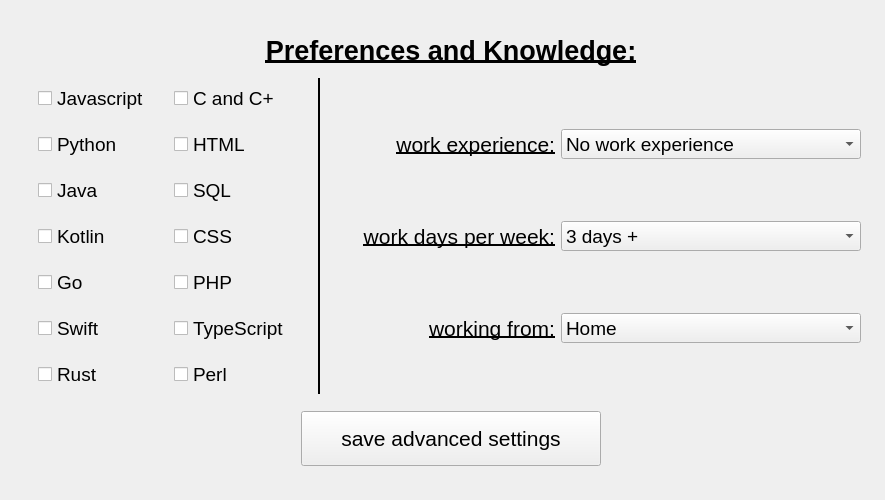
<?xml version="1.0" encoding="UTF-8"?>
<ui version="4.0">
 <class>Form</class>
 <widget class="QWidget" name="Form">
  <property name="geometry">
   <rect>
    <x>0</x>
    <y>0</y>
    <width>885</width>
    <height>500</height>
   </rect>
  </property>
  <property name="minimumSize">
   <size>
    <width>885</width>
    <height>500</height>
   </size>
  </property>
  <property name="maximumSize">
   <size>
    <width>885</width>
    <height>500</height>
   </size>
  </property>
  <property name="windowTitle">
   <string>Form</string>
  </property>
  <widget class="QWidget" name="verticalLayoutWidget">
   <property name="geometry">
    <rect>
     <x>30</x>
     <y>30</y>
     <width>842</width>
     <height>439</height>
    </rect>
   </property>
   <layout class="QVBoxLayout" name="verticalLayout">
    <property name="leftMargin">
     <number>0</number>
    </property>
    <item alignment="Qt::AlignHCenter">
     <widget class="QLabel" name="label1">
      <property name="minimumSize">
       <size>
        <width>400</width>
        <height>40</height>
       </size>
      </property>
      <property name="maximumSize">
       <size>
        <width>400</width>
        <height>40</height>
       </size>
      </property>
      <property name="font">
       <font>
        <pointsize>20</pointsize>
        <weight>75</weight>
        <bold>true</bold>
        <underline>true</underline>
       </font>
      </property>
      <property name="text">
       <string>&lt;html&gt;&lt;head/&gt;&lt;body&gt;&lt;p align=&quot;center&quot;&gt;Preferences and Knowledge:&lt;/p&gt;&lt;/body&gt;&lt;/html&gt;</string>
      </property>
     </widget>
    </item>
    <item>
     <layout class="QHBoxLayout" name="horizontalLayout">
      <item>
       <layout class="QGridLayout" name="gridLayout">
        <item row="4" column="0">
         <widget class="QCheckBox" name="checkBox_go">
          <property name="minimumSize">
           <size>
            <width>130</width>
            <height>40</height>
           </size>
          </property>
          <property name="maximumSize">
           <size>
            <width>130</width>
            <height>40</height>
           </size>
          </property>
          <property name="font">
           <font>
            <pointsize>14</pointsize>
            <weight>50</weight>
            <bold>false</bold>
           </font>
          </property>
          <property name="cursor">
           <cursorShape>PointingHandCursor</cursorShape>
          </property>
          <property name="layoutDirection">
           <enum>Qt::LeftToRight</enum>
          </property>
          <property name="text">
           <string>Go</string>
          </property>
         </widget>
        </item>
        <item row="5" column="0">
         <widget class="QCheckBox" name="checkBox_swift">
          <property name="minimumSize">
           <size>
            <width>130</width>
            <height>40</height>
           </size>
          </property>
          <property name="maximumSize">
           <size>
            <width>130</width>
            <height>40</height>
           </size>
          </property>
          <property name="font">
           <font>
            <pointsize>14</pointsize>
            <weight>50</weight>
            <bold>false</bold>
           </font>
          </property>
          <property name="cursor">
           <cursorShape>PointingHandCursor</cursorShape>
          </property>
          <property name="layoutDirection">
           <enum>Qt::LeftToRight</enum>
          </property>
          <property name="text">
           <string>Swift</string>
          </property>
         </widget>
        </item>
        <item row="6" column="0">
         <widget class="QCheckBox" name="checkBox_rust">
          <property name="minimumSize">
           <size>
            <width>130</width>
            <height>40</height>
           </size>
          </property>
          <property name="maximumSize">
           <size>
            <width>130</width>
            <height>40</height>
           </size>
          </property>
          <property name="font">
           <font>
            <pointsize>14</pointsize>
            <weight>50</weight>
            <bold>false</bold>
           </font>
          </property>
          <property name="cursor">
           <cursorShape>PointingHandCursor</cursorShape>
          </property>
          <property name="layoutDirection">
           <enum>Qt::LeftToRight</enum>
          </property>
          <property name="text">
           <string>Rust</string>
          </property>
         </widget>
        </item>
        <item row="0" column="0">
         <widget class="QCheckBox" name="checkBox_javascript">
          <property name="minimumSize">
           <size>
            <width>130</width>
            <height>40</height>
           </size>
          </property>
          <property name="maximumSize">
           <size>
            <width>130</width>
            <height>40</height>
           </size>
          </property>
          <property name="font">
           <font>
            <pointsize>14</pointsize>
            <weight>50</weight>
            <bold>false</bold>
           </font>
          </property>
          <property name="cursor">
           <cursorShape>PointingHandCursor</cursorShape>
          </property>
          <property name="layoutDirection">
           <enum>Qt::LeftToRight</enum>
          </property>
          <property name="text">
           <string>Javascript</string>
          </property>
         </widget>
        </item>
        <item row="1" column="1">
         <widget class="QCheckBox" name="checkBox_html">
          <property name="minimumSize">
           <size>
            <width>130</width>
            <height>40</height>
           </size>
          </property>
          <property name="maximumSize">
           <size>
            <width>130</width>
            <height>40</height>
           </size>
          </property>
          <property name="font">
           <font>
            <pointsize>14</pointsize>
            <weight>50</weight>
            <bold>false</bold>
           </font>
          </property>
          <property name="cursor">
           <cursorShape>PointingHandCursor</cursorShape>
          </property>
          <property name="layoutDirection">
           <enum>Qt::LeftToRight</enum>
          </property>
          <property name="text">
           <string>HTML</string>
          </property>
         </widget>
        </item>
        <item row="2" column="1">
         <widget class="QCheckBox" name="checkBox_sql">
          <property name="minimumSize">
           <size>
            <width>100</width>
            <height>40</height>
           </size>
          </property>
          <property name="maximumSize">
           <size>
            <width>100</width>
            <height>40</height>
           </size>
          </property>
          <property name="font">
           <font>
            <pointsize>14</pointsize>
            <weight>50</weight>
            <bold>false</bold>
           </font>
          </property>
          <property name="cursor">
           <cursorShape>PointingHandCursor</cursorShape>
          </property>
          <property name="layoutDirection">
           <enum>Qt::LeftToRight</enum>
          </property>
          <property name="text">
           <string>SQL</string>
          </property>
         </widget>
        </item>
        <item row="1" column="0">
         <widget class="QCheckBox" name="checkBox_python">
          <property name="minimumSize">
           <size>
            <width>100</width>
            <height>40</height>
           </size>
          </property>
          <property name="maximumSize">
           <size>
            <width>100</width>
            <height>40</height>
           </size>
          </property>
          <property name="font">
           <font>
            <pointsize>14</pointsize>
            <weight>50</weight>
            <bold>false</bold>
           </font>
          </property>
          <property name="cursor">
           <cursorShape>PointingHandCursor</cursorShape>
          </property>
          <property name="layoutDirection">
           <enum>Qt::LeftToRight</enum>
          </property>
          <property name="text">
           <string>Python</string>
          </property>
         </widget>
        </item>
        <item row="2" column="0">
         <widget class="QCheckBox" name="checkBox_java">
          <property name="minimumSize">
           <size>
            <width>100</width>
            <height>40</height>
           </size>
          </property>
          <property name="maximumSize">
           <size>
            <width>100</width>
            <height>40</height>
           </size>
          </property>
          <property name="font">
           <font>
            <pointsize>14</pointsize>
            <weight>50</weight>
            <bold>false</bold>
           </font>
          </property>
          <property name="cursor">
           <cursorShape>PointingHandCursor</cursorShape>
          </property>
          <property name="layoutDirection">
           <enum>Qt::LeftToRight</enum>
          </property>
          <property name="text">
           <string>Java</string>
          </property>
         </widget>
        </item>
        <item row="0" column="1">
         <widget class="QCheckBox" name="checkBox_c_cpp">
          <property name="minimumSize">
           <size>
            <width>100</width>
            <height>40</height>
           </size>
          </property>
          <property name="maximumSize">
           <size>
            <width>100</width>
            <height>40</height>
           </size>
          </property>
          <property name="font">
           <font>
            <pointsize>14</pointsize>
            <weight>50</weight>
            <bold>false</bold>
           </font>
          </property>
          <property name="cursor">
           <cursorShape>PointingHandCursor</cursorShape>
          </property>
          <property name="layoutDirection">
           <enum>Qt::LeftToRight</enum>
          </property>
          <property name="text">
           <string>C and C++</string>
          </property>
         </widget>
        </item>
        <item row="5" column="1">
         <widget class="QCheckBox" name="checkBox_typescript">
          <property name="minimumSize">
           <size>
            <width>130</width>
            <height>40</height>
           </size>
          </property>
          <property name="maximumSize">
           <size>
            <width>130</width>
            <height>40</height>
           </size>
          </property>
          <property name="font">
           <font>
            <pointsize>14</pointsize>
            <weight>50</weight>
            <bold>false</bold>
           </font>
          </property>
          <property name="cursor">
           <cursorShape>PointingHandCursor</cursorShape>
          </property>
          <property name="layoutDirection">
           <enum>Qt::LeftToRight</enum>
          </property>
          <property name="text">
           <string>TypeScript</string>
          </property>
         </widget>
        </item>
        <item row="6" column="1">
         <widget class="QCheckBox" name="checkBox_perl">
          <property name="minimumSize">
           <size>
            <width>130</width>
            <height>40</height>
           </size>
          </property>
          <property name="maximumSize">
           <size>
            <width>130</width>
            <height>40</height>
           </size>
          </property>
          <property name="font">
           <font>
            <pointsize>14</pointsize>
            <weight>50</weight>
            <bold>false</bold>
           </font>
          </property>
          <property name="cursor">
           <cursorShape>PointingHandCursor</cursorShape>
          </property>
          <property name="layoutDirection">
           <enum>Qt::LeftToRight</enum>
          </property>
          <property name="text">
           <string>Perl</string>
          </property>
         </widget>
        </item>
        <item row="4" column="1">
         <widget class="QCheckBox" name="checkBox_php">
          <property name="minimumSize">
           <size>
            <width>100</width>
            <height>40</height>
           </size>
          </property>
          <property name="maximumSize">
           <size>
            <width>100</width>
            <height>40</height>
           </size>
          </property>
          <property name="font">
           <font>
            <pointsize>14</pointsize>
            <weight>50</weight>
            <bold>false</bold>
           </font>
          </property>
          <property name="cursor">
           <cursorShape>PointingHandCursor</cursorShape>
          </property>
          <property name="layoutDirection">
           <enum>Qt::LeftToRight</enum>
          </property>
          <property name="text">
           <string>PHP</string>
          </property>
         </widget>
        </item>
        <item row="3" column="1">
         <widget class="QCheckBox" name="checkBox_css">
          <property name="minimumSize">
           <size>
            <width>130</width>
            <height>40</height>
           </size>
          </property>
          <property name="maximumSize">
           <size>
            <width>130</width>
            <height>40</height>
           </size>
          </property>
          <property name="font">
           <font>
            <pointsize>14</pointsize>
            <weight>50</weight>
            <bold>false</bold>
           </font>
          </property>
          <property name="cursor">
           <cursorShape>PointingHandCursor</cursorShape>
          </property>
          <property name="layoutDirection">
           <enum>Qt::LeftToRight</enum>
          </property>
          <property name="text">
           <string>CSS</string>
          </property>
         </widget>
        </item>
        <item row="3" column="0">
         <widget class="QCheckBox" name="checkBox_kotlin">
          <property name="minimumSize">
           <size>
            <width>130</width>
            <height>40</height>
           </size>
          </property>
          <property name="maximumSize">
           <size>
            <width>130</width>
            <height>40</height>
           </size>
          </property>
          <property name="font">
           <font>
            <pointsize>14</pointsize>
            <weight>50</weight>
            <bold>false</bold>
           </font>
          </property>
          <property name="cursor">
           <cursorShape>PointingHandCursor</cursorShape>
          </property>
          <property name="layoutDirection">
           <enum>Qt::LeftToRight</enum>
          </property>
          <property name="text">
           <string>Kotlin</string>
          </property>
         </widget>
        </item>
       </layout>
      </item>
      <item>
       <widget class="Line" name="line">
        <property name="minimumSize">
         <size>
          <width>0</width>
          <height>0</height>
         </size>
        </property>
        <property name="font">
         <font>
          <pointsize>8</pointsize>
         </font>
        </property>
        <property name="frameShadow">
         <enum>QFrame::Plain</enum>
        </property>
        <property name="lineWidth">
         <number>2</number>
        </property>
        <property name="orientation">
         <enum>Qt::Vertical</enum>
        </property>
       </widget>
      </item>
      <item>
       <layout class="QGridLayout" name="gridLayout_2">
        <item row="1" column="1">
         <widget class="QComboBox" name="comboBox_work_days">
          <property name="minimumSize">
           <size>
            <width>300</width>
            <height>30</height>
           </size>
          </property>
          <property name="maximumSize">
           <size>
            <width>300</width>
            <height>30</height>
           </size>
          </property>
          <property name="font">
           <font>
            <pointsize>14</pointsize>
           </font>
          </property>
          <property name="cursor">
           <cursorShape>PointingHandCursor</cursorShape>
          </property>
          <item>
           <property name="text">
            <string>3 days +</string>
           </property>
          </item>
          <item>
           <property name="text">
            <string>4 days +</string>
           </property>
          </item>
          <item>
           <property name="text">
            <string>5 days +</string>
           </property>
          </item>
         </widget>
        </item>
        <item row="1" column="0">
         <widget class="QLabel" name="work_days_label">
          <property name="minimumSize">
           <size>
            <width>220</width>
            <height>40</height>
           </size>
          </property>
          <property name="maximumSize">
           <size>
            <width>220</width>
            <height>40</height>
           </size>
          </property>
          <property name="font">
           <font>
            <pointsize>16</pointsize>
            <underline>true</underline>
           </font>
          </property>
          <property name="text">
           <string>work days per week:</string>
          </property>
          <property name="alignment">
           <set>Qt::AlignRight|Qt::AlignTrailing|Qt::AlignVCenter</set>
          </property>
         </widget>
        </item>
        <item row="0" column="1">
         <widget class="QComboBox" name="comboBox_work_experience">
          <property name="minimumSize">
           <size>
            <width>300</width>
            <height>30</height>
           </size>
          </property>
          <property name="maximumSize">
           <size>
            <width>300</width>
            <height>30</height>
           </size>
          </property>
          <property name="font">
           <font>
            <pointsize>14</pointsize>
           </font>
          </property>
          <property name="cursor">
           <cursorShape>PointingHandCursor</cursorShape>
          </property>
          <item>
           <property name="text">
            <string>No work experience</string>
           </property>
          </item>
          <item>
           <property name="text">
            <string>At least one year</string>
           </property>
          </item>
          <item>
           <property name="text">
            <string>At least tree years</string>
           </property>
          </item>
          <item>
           <property name="text">
            <string>At least five years</string>
           </property>
          </item>
         </widget>
        </item>
        <item row="0" column="0">
         <widget class="QLabel" name="experience_label">
          <property name="minimumSize">
           <size>
            <width>220</width>
            <height>40</height>
           </size>
          </property>
          <property name="maximumSize">
           <size>
            <width>220</width>
            <height>40</height>
           </size>
          </property>
          <property name="font">
           <font>
            <pointsize>16</pointsize>
            <underline>true</underline>
           </font>
          </property>
          <property name="text">
           <string>work experience:</string>
          </property>
          <property name="alignment">
           <set>Qt::AlignRight|Qt::AlignTrailing|Qt::AlignVCenter</set>
          </property>
         </widget>
        </item>
        <item row="2" column="1">
         <widget class="QComboBox" name="comboBox_working_from">
          <property name="minimumSize">
           <size>
            <width>300</width>
            <height>30</height>
           </size>
          </property>
          <property name="maximumSize">
           <size>
            <width>300</width>
            <height>30</height>
           </size>
          </property>
          <property name="font">
           <font>
            <pointsize>14</pointsize>
           </font>
          </property>
          <property name="cursor">
           <cursorShape>PointingHandCursor</cursorShape>
          </property>
          <item>
           <property name="text">
            <string>Home</string>
           </property>
          </item>
          <item>
           <property name="text">
            <string>Hybrid work</string>
           </property>
          </item>
          <item>
           <property name="text">
            <string>Office</string>
           </property>
          </item>
          <item>
           <property name="text">
            <string>Optional</string>
           </property>
          </item>
          <item>
           <property name="text">
            <string>Relocation</string>
           </property>
          </item>
         </widget>
        </item>
        <item row="2" column="0">
         <widget class="QLabel" name="working_from_label">
          <property name="minimumSize">
           <size>
            <width>220</width>
            <height>40</height>
           </size>
          </property>
          <property name="maximumSize">
           <size>
            <width>220</width>
            <height>40</height>
           </size>
          </property>
          <property name="font">
           <font>
            <pointsize>16</pointsize>
            <underline>true</underline>
           </font>
          </property>
          <property name="text">
           <string>working from:</string>
          </property>
          <property name="alignment">
           <set>Qt::AlignRight|Qt::AlignTrailing|Qt::AlignVCenter</set>
          </property>
         </widget>
        </item>
       </layout>
      </item>
     </layout>
    </item>
    <item alignment="Qt::AlignHCenter">
     <widget class="QPushButton" name="save_settings_button">
      <property name="minimumSize">
       <size>
        <width>300</width>
        <height>65</height>
       </size>
      </property>
      <property name="maximumSize">
       <size>
        <width>300</width>
        <height>65</height>
       </size>
      </property>
      <property name="font">
       <font>
        <pointsize>16</pointsize>
       </font>
      </property>
      <property name="cursor">
       <cursorShape>PointingHandCursor</cursorShape>
      </property>
      <property name="styleSheet">
       <string notr="true">margin-top:10px;</string>
      </property>
      <property name="text">
       <string>save advanced settings</string>
      </property>
     </widget>
    </item>
   </layout>
  </widget>
 </widget>
 <resources/>
 <connections/>
</ui>
